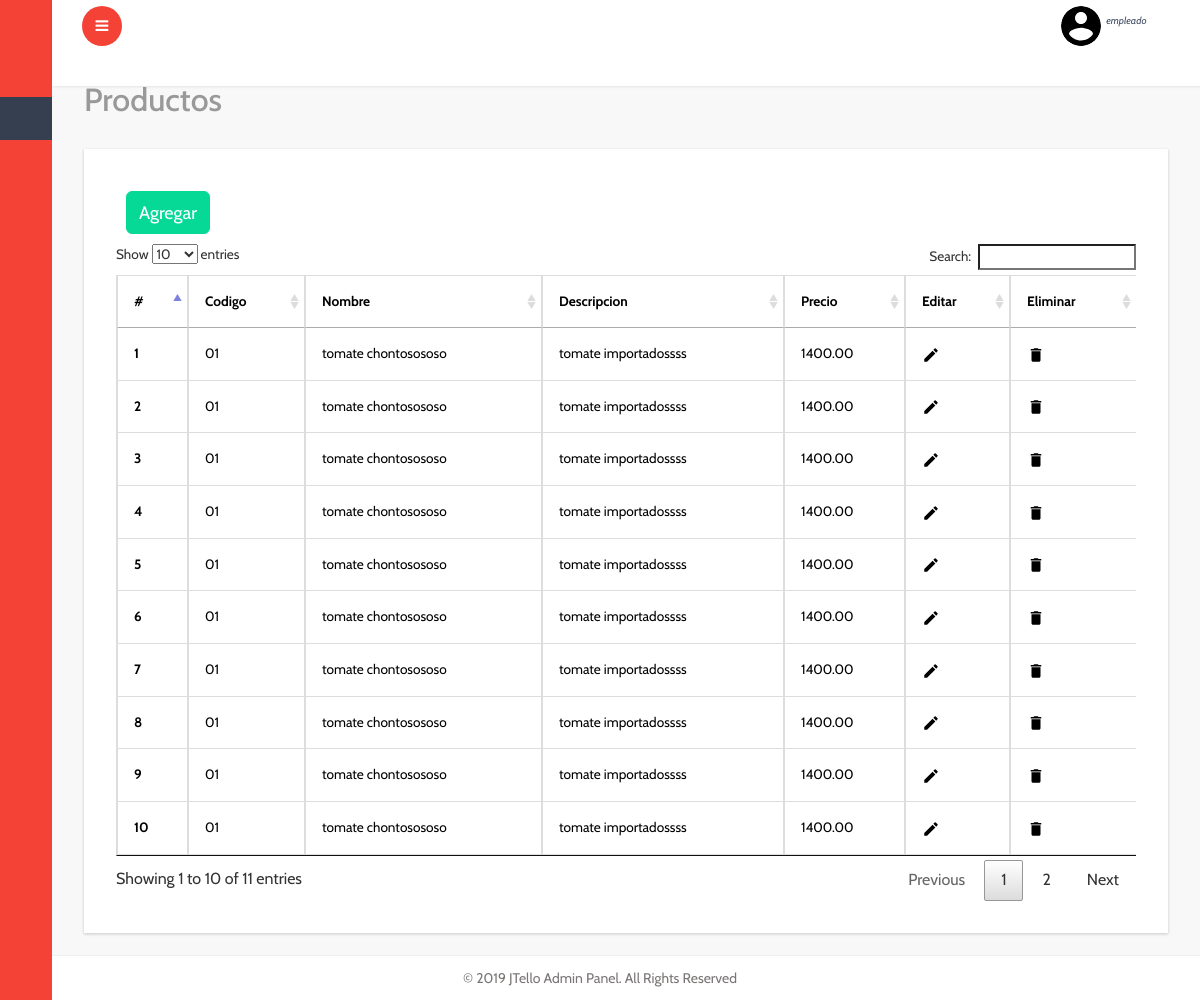
Page /certificados.php (signed in) on the committed database.
### tables this page shows
CREATE TABLE `products` (
  `id` int(11) NOT NULL AUTO_INCREMENT,
  `codigo` varchar(255) DEFAULT NULL,
  `nombre` varchar(255) DEFAULT NULL,
  `descripcion` longtext DEFAULT NULL,
  `precio` double(11,2) DEFAULT NULL,
  `logo` varchar(255) DEFAULT NULL,
  `activo` int(1) DEFAULT 1,
  PRIMARY KEY (`id`)
);

### certificados.php (the view, shortened to what this page needs)
<?php
	include 'backend/configuracion/conectar.php';
	$sql   = "SELECT
				id,
				codigo,
				nombre,
				descripcion,
				precio,
				logo
			 FROM Products WHERE activo=1 ";
	$query = mysqli_query($mysql,$sql);
	$cont      = 1;
	$bodyTable = "";
	while ($result = $query->fetch_assoc()) {
		$bodyTable .= "<th scope='row'>$cont</th>
						<td>$result[codigo]</td>
						<td>$result[nombre]</td>
						<td>$result[descripcion]</td>
						<td>$result[precio]</td>
						<td><img style='cursor:pointer' onclick=\"window.location.href='products-admin.php?id_producto=$result[id]'\" title='Editar' src='images/edit.png'></td>
						<td><img style='cursor:pointer' onclick='deleteProduct($result[id])' title='Eliminar' src='images/delete.png'></td>
					  </tr>";
	  $cont++;
	}
?>
<!DOCTYPE HTML>
<html>
<head>
<link href="css/bootstrap.min.css" rel='stylesheet' type='text/css' />
<link href="css/style.css" rel='stylesheet' type='text/css' />
<link href="css/font-awesome.css" rel="stylesheet">
<link rel="stylesheet" href="css/icon-font.min.css" type='text/css' />
<link href="css/animate.css" rel="stylesheet" type="text/css" media="all">
<link rel="stylesheet" type="text/css" href="js/DataTables/datatables.min.css"/>
</head>
 <body class="sticky-header left-side-collapsed"  onload="">
    <section>
		<div class="left-side sticky-left-side">
			<div class="logo-icon text-center">
				<a href="index.php"><i class="lnr lnr-home"></i> </a>
			</div>
			<div class="left-side-inner">
					<ul class="nav nav-pills nav-stacked custom-nav">
						<li ><a href="index.php"><i class="lnr lnr-power-switch"></i><span>Dashboard</span></a></li>
						<li class="active"><a href="products.php"><i class="lnr lnr-cart"></i> <span>Productos</span></a></li>
						<li class="menu-list">
							<a href="#"><i class="lnr lnr-cog"></i>
								<span>Configuracion</span></a>
						</li>
					</ul>
			</div>
		</div>
		<div class="main-content">
			<div class="header-section">
			<a class="toggle-btn  menu-collapsed"><i class="fa fa-bars"></i></a>
			<div class="menu-right">
				<div class="user-panel-top">
					<div class="profile_details">
						<ul>
							<li class="dropdown profile_details_drop">
								<a href="#" class="dropdown-toggle" data-toggle="dropdown" aria-expanded="false">
									<div class="profile_img">
										<span style="background:url(images/11.png) no-repeat center"> </span>
										 <div class="user-name">
											<p><?= $_SESSION['NOMBREUSUARIO'] ?><span><?= $_SESSION['ROLUSUARIO'] ?></span></p>
										 </div>
										 <i class="lnr lnr-chevron-down"></i>
										<div class="clearfix"></div>
									</div>
								</a>
							</li>
							<div class="clearfix"> </div>
						</ul>
					</div>
					<div class="clearfix"></div>
				</div>
			  </div>
			</div>
			<div id="page-wrapper">
				<div class="graphs">
					<h3 class="blank1">Productos</h3>
					 <div class="xs tabls">
						<div class="bs-example4" data-example-id="simple-responsive-table">
						<button type="button" onclick="window.location.href='products-admin.php'" style="margin:10px;" class="btn btn_5 btn-lg btn-warning warning_11">Agregar</button>
						<div class="table-responsive">
						  <table class="table table-bordered" id="productos">
							<thead>
							  <tr>
								<th>#</th>
								<th>Codigo</th>
								<th>Nombre</th>
								<th>Descripcion</th>
								<th>Precio </th>
								<th>Editar</th>
								<th>Eliminar</th>
							  </tr>
							</thead>
							<tbody>
								<?= $bodyTable; ?>
							</tbody>
						  </table>
						</div>
						</div>
					</div>
				</div>
			</div>
		</div>
			<footer>
			   <p>&copy 2019 JTello Admin Panel. All Rights Reserved </p>
			</footer>
   </section>
</body>
</html>

### rows in the picture
products: codigo "01", nombre "tomate chontosososo", descripcion "tomate importadossss", precio "1400.00"
products: codigo "01", nombre "tomate chontosososo", descripcion "tomate importadossss", precio "1400.00"
products: codigo "01", nombre "tomate chontosososo", descripcion "tomate importadossss", precio "1400.00"
products: codigo "01", nombre "tomate chontosososo", descripcion "tomate importadossss", precio "1400.00"
products: codigo "01", nombre "tomate chontosososo", descripcion "tomate importadossss", precio "1400.00"
products: codigo "01", nombre "tomate chontosososo", descripcion "tomate importadossss", precio "1400.00"
products: codigo "01", nombre "tomate chontosososo", descripcion "tomate importadossss", precio "1400.00"
products: codigo "01", nombre "tomate chontosososo", descripcion "tomate importadossss", precio "1400.00"
products: codigo "01", nombre "tomate chontosososo", descripcion "tomate importadossss", precio "1400.00"
products: codigo "01", nombre "tomate chontosososo", descripcion "tomate importadossss", precio "1400.00"

### other values in the picture
$_SESSION['ROLUSUARIO'] "empleado"
